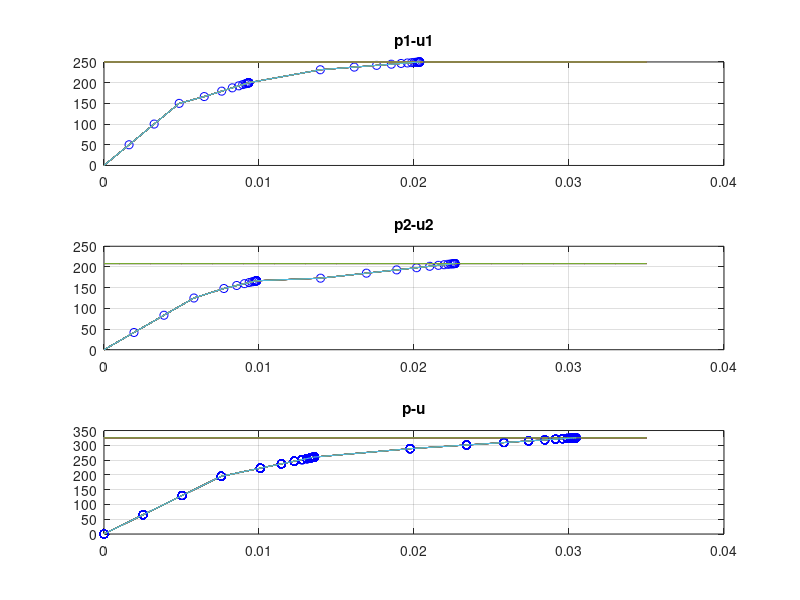

Source code (MATLAB):

     clc;clear;close all;
%tarif soorat soal
A1=5;A2=4;A3=5;A4=6;E=36000;sigmay=25;alpha=0.03;    A=[5,4,5,6];A_n=diag(A);

L1=sqrt((9^2)+(5^2));L2=sqrt((9^2)+(17^2));L3=sqrt((8^2)+(17^2));L4=sqrt((15^2)+(6^2));L=[L1,L2,L3,L4];

teta1=3.65;teta2=4.225;teta3=5.152;teta4=5.903;%rad

qy=[sigmay*A1,sigmay*A2,sigmay*A3,sigmay*A4];

a=[-cos(teta1),-sin(teta1);-cos(teta2),-sin(teta2);-cos(teta3),-sin(teta3);-cos(teta4),-sin(teta4)];

Kel=zeros(4);                Kel(1,1)=A1*E/L1;        Kel(2,2)=A2*E/L2;       Kel(3,3)=A3*E/L3 ;      Kel(4,4)=A4*E/L4;

a_s=zeros(4);              a_s(1,1)=1/L1;        a_s(2,2)=1/L2;       a_s(3,3)=1/L3 ;      a_s(4,4)=1/L4;

Disp=[0;0];

p_Ext=[250;208.3];

tol=10e-3;

%tavabe komaki tarsim
x1=0:0.001:0.035;
y1=p_Ext(1,1).*(x1>=0);
y2=p_Ext(2,1).*(x1>=0);
y=sqrt((p_Ext(1,1)^2)+(p_Ext(2,1)^2)).*(x1>=0);
n=1;
%%%%%%%%%%%%%%%%%%%%%%%%%%%%%%%%%%%%%%%%%%%%%%%%%%%%%%%%%%%%%%%%%%%%%%%%
% method modified newton 
%%%%%%%%%%%%%%%%%%%%%%%%%%%%%%%%%%%%%%%%%%%%%%%%%%%%%%%%%%%%%%%%%%%%%%%%
step=input('enter how many steps do you want to use in calculating:');
p_ext=p_Ext./step
for m1=1:step
    m2=1
         if m1==1
              p_r=m1*p_ext;
         else 
             p_r=m1*p_ext-(m1-1)*p_ext;
         end
              
      
            while m2<=100 & p_r(1,1)>=tol & p_r(2,1)>=tol
                     
                     
                p_int=[0;0];
                  Delta_u=inv(a'*Kel*a)*p_r;
                  disp_u=Disp+Delta_u;
                  Disp=disp_u;
                  V_n=a*disp_u;
       
                  epsilon=a_s*V_n;
                  sigma_n=zeros(4,1);
                
                  
                  
                        
                  for j=1:4
                      if epsilon(j,1)>=6.95e-4;
                         sigma_n(j,1)=(epsilon(j,1)-6.95e-4)*E*alpha+25;
                      else 
                         sigma_n(j,1)=epsilon(j,1)*E;
                      end
                  end
                  q_n=A_n*sigma_n;
                  p_int=a'*q_n;
                    p_r=m1*p_ext-p_int
                    
                        if m2==100 | p_r(1,1)<=tol | p_r(2,1)<=tol 
                           for j=1:4
                             if epsilon(j,1)>=6.95e-4
                             Kel(j,j)=A(j)*E*alpha/L(j)
                             end
                           end
                        end 
                        Kel
                  
                    n=n+1 ;
                    m2=m2+1
                 
                  b_n(1:2,n)=p_int;
                  c_n(1:2,n)=disp_u;
                 
                  subplot(3,1,1)
                  title('p1-u1')
                  plot(c_n(1,n),b_n(1,n),'ob',x1,y1),grid on,hold on
                  b_nf=b_n(1,1:n);
                  c_nf=c_n(1,1:n);
                  line(c_nf,b_nf)
                 % 
                   subplot(3,1,2)
                  title('p2-u2')
                  plot(c_n(2,n),b_n(2,n),'ob',x1,y2),grid on,hold on
                  b_nfu=b_n(2,1:n);
                  c_nfu=c_n(2,1:n);
                  line(c_nfu,b_nfu)
                  
                  B_n(1,n)=sqrt(((b_n(1,n))^2)+((b_n(2,n))^2));
                  C_n(1,n)=sqrt(((c_n(1,n))^2)+((c_n(2,n))^2));
                   subplot(3,1,3)
                  title('p-u')
                  plot(C_n,B_n,'ob',x1,y),grid on,hold on
                  B_nf=B_n(1,1:n);
                  C_nf=C_n(1,1:n);
                  line(C_nf,B_nf);
                 
                  
                 
                     end
               
       
end 

                  
                   
                   
                  
                                   
                  
                  